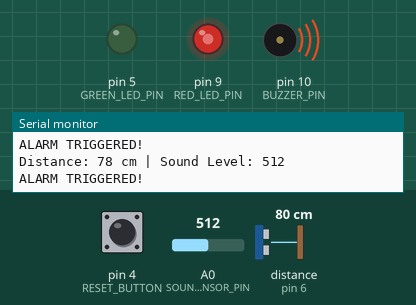
Recording of a sketch running on a simulated Arduino Uno, built with avr-gcc and run on an emulated ATmega328P. On the bench: output pins drawn as LEDs (lit = HIGH), buzzer (waves = sounding), the last lines printed to the serial monitor. Wiring (inferred from the names in the program): ultrasonic range finder: trigger pin 7; echo pin 6. The inputs (shaded band) are chosen by the test bench; at power-on: pin 4 (RESET_BUTTON) HIGH, distance to the obstacle (sensor on pin 6) 80 cm, A0 (SOUND_SENSOR_PIN) = 512. The echo pulse lasts 58.3 µs per cm; pins used as bus, display or sensor lines are not drawn.

Above: at 1.9 s.
2.0 s: pin 4 (RESET_BUTTON) pulled LOW for 1.4 s
At 2.35 s:
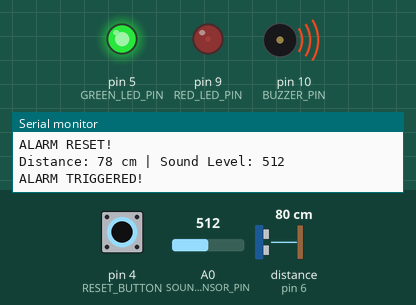
At 4.64 s:
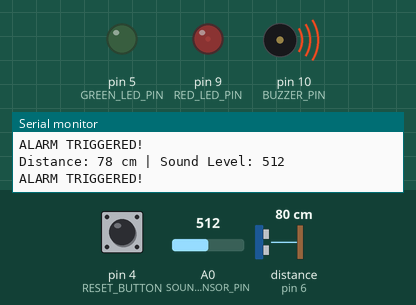
5.5 s: distance to the obstacle (sensor on pin 6) set to 2 cm
9.0 s: pin 4 (RESET_BUTTON) pulled LOW for 3.2 s
At 9.53 s:
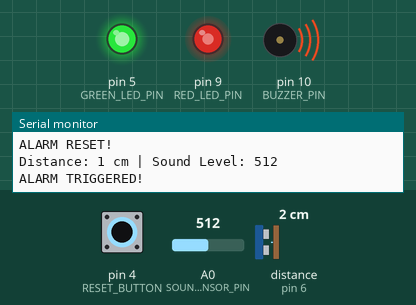
16.7 s: distance to the obstacle (sensor on pin 6) set to 35 cm
21.2 s: distance to the obstacle (sensor on pin 6) set to 4 cm
25.7 s: distance to the obstacle (sensor on pin 6) set to 250 cm
At 27.28 s:
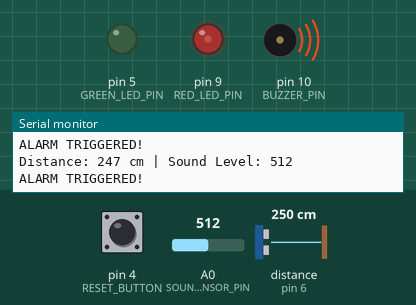
Timing chart, 0 to 31.2 s (numbered marks = the images above; inputs shaded):
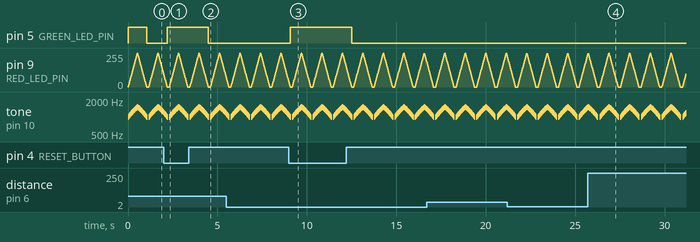

The sketch:

sketch_dec17a_copy_20241217041951.ino
```cpp
// Pin Definitions
#define TRIG_PIN 7          // Ultrasonic Sensor TRIG pin
#define ECHO_PIN 6          // Ultrasonic Sensor ECHO pin
#define SOUND_SENSOR_PIN A0 // Sound sensor analog pin
#define BUZZER_PIN 10       // Buzzer pin
#define RED_LED_PIN 9       // Red LED for alarm indication
#define GREEN_LED_PIN 5     // Green LED for system OK indication
#define RESET_BUTTON 4      // Reset button pin

// Thresholds
const int SOUND_THRESHOLD = 400;   // Adjust sound threshold as needed
const int DISTANCE_THRESHOLD = 50; // Distance threshold in cm

bool alarmTriggered = false; // Alarm state

void setup() {
  // Pin Modes
  pinMode(TRIG_PIN, OUTPUT);
  pinMode(ECHO_PIN, INPUT);
  pinMode(SOUND_SENSOR_PIN, INPUT);
  pinMode(BUZZER_PIN, OUTPUT);
  pinMode(RED_LED_PIN, OUTPUT);
  pinMode(GREEN_LED_PIN, OUTPUT);
  pinMode(RESET_BUTTON, INPUT_PULLUP);

  // Initialize LEDs and Buzzer
  digitalWrite(RED_LED_PIN, LOW);
  digitalWrite(GREEN_LED_PIN, HIGH); // Green LED ON initially
  noTone(BUZZER_PIN);

  Serial.begin(9600); // For debugging
}

void loop() {
  int distance = measureDistance();          // Get distance from ultrasonic sensor
  int soundLevel = analogRead(SOUND_SENSOR_PIN); // Get sound sensor value

  Serial.print("Distance: ");
  Serial.print(distance);
  Serial.print(" cm | Sound Level: ");
  Serial.println(soundLevel);

  // Check for motion or sound
  if ((distance > 0 && distance < DISTANCE_THRESHOLD) || (soundLevel > SOUND_THRESHOLD)) {
    alarmTriggered = true; // Trigger alarm if thresholds are exceeded
  }

  // Handle Alarm State
  if (alarmTriggered) {
    triggerAlarm();
  }

  // Reset Alarm when Reset Button is Pressed
  if (digitalRead(RESET_BUTTON) == LOW) {
    resetAlarm();
  }

  delay(100); // Small delay for stability
}

// Function to Measure Distance with Ultrasonic Sensor
int measureDistance() {
  digitalWrite(TRIG_PIN, LOW);
  delayMicroseconds(2);
  digitalWrite(TRIG_PIN, HIGH);
  delayMicroseconds(10);
  digitalWrite(TRIG_PIN, LOW);

  long duration = pulseIn(ECHO_PIN, HIGH);
  int distance = duration * 0.034 / 2; // Convert duration to distance in cm
  return distance;
}

// Function to Trigger Alarm
void triggerAlarm() {
  Serial.println("ALARM TRIGGERED!");

  // Flash Red LED and Sound the Buzzer
  for (int i = 0; i <= 255; i += 5) {  // Gradually increase brightness
    analogWrite(RED_LED_PIN, i);
    tone(BUZZER_PIN, 1000 + i * 2); // Increasing buzzer frequency
    delay(10);
  }
  for (int i = 255; i >= 0; i -= 5) { // Gradually decrease brightness
    analogWrite(RED_LED_PIN, i);
    tone(BUZZER_PIN, 1000 + i * 2);
    delay(10);
  }

  noTone(BUZZER_PIN); // Stop the buzzer
  digitalWrite(GREEN_LED_PIN, LOW); // Turn off Green LED during alarm
}

// Function to Reset the Alarm
void resetAlarm() {
  Serial.println("ALARM RESET!");
  alarmTriggered = false;
  digitalWrite(RED_LED_PIN, LOW);   // Turn off Red LED
  analogWrite(GREEN_LED_PIN, 255);  // Turn on Green LED
  noTone(BUZZER_PIN);               // Stop the buzzer
}
```

Measured:
- after the input at 2.0 s, pin 5 (GREEN_LED_PIN): LOW → HIGH after 0.20 s, → LOW 2.3 s later
- after the input at 9.0 s, pin 5 (GREEN_LED_PIN): LOW → HIGH after 0.08 s, → LOW 3.4 s later
- by itself, tone on pin 10 (BUZZER_PIN): plays 1060 Hz for 0.01 s, 1050 Hz for 0.01 s, 1040 Hz for 0.01 s, 1030 Hz for 0.01 s, 1020 Hz for 0.01 s, 1010 Hz for 0.01 s … (690 notes in this stretch)
